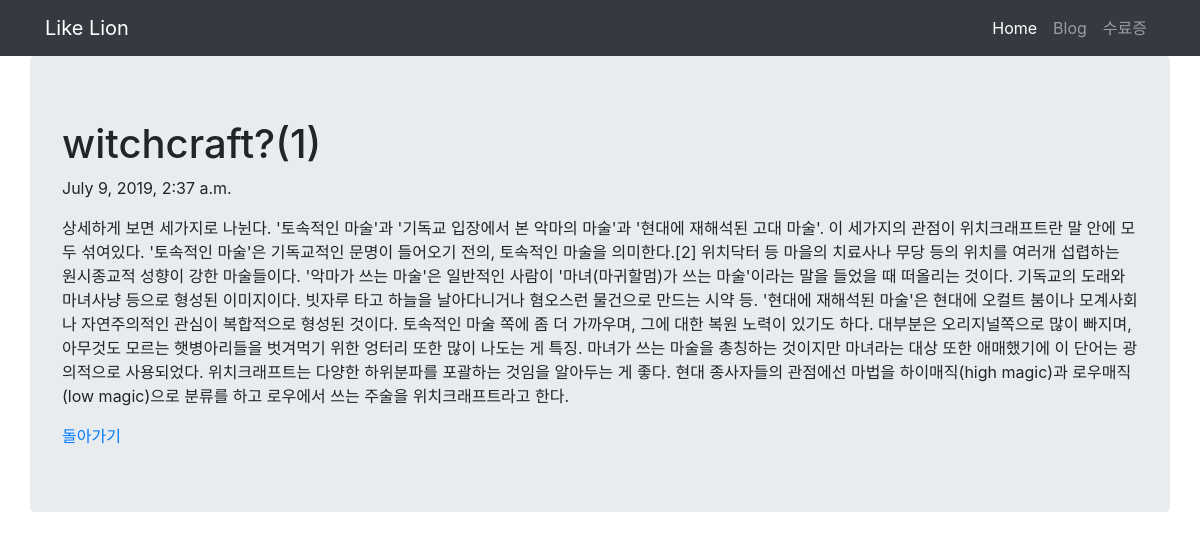
Page /blog/1/ on the committed database.
### blog/models.py (models this page shows, shortened)
class Blog(models.Model):
    title = models.CharField(max_length=200)
    pub_date = models.DateTimeField('date published')
    body = models.TextField()

### blog/views.py (the view)
# urls.py: path('blog/<int:blog_id>/', blog.views.detail, name="detail"),
def detail(request, blog_id):
    blog_detail = get_object_or_404(Blog, pk=blog_id)
    return render(request, 'detail.html', {'blog': blog_detail})

### blog/templates/detail.html (shortened to what this page needs)
<!DOCTYPE html>
<html lang="en">
<head>
    <link rel="stylesheet" href="https://stackpath.bootstrapcdn.com/bootstrap/4.1.3/css/bootstrap.min.css"
>
</head>
<body>
    <nav class="navbar navbar-expand-lg navbar-dark bg-dark">
        <div class="container">
            <a class="navbar-brand" href="{% url 'home' %}">Like Lion</a>
            <div class="collapse navbar-collapse" id="navbarNavAltMarkup">
                <div class="navbar-nav ml-auto">
                    <a class="nav-item nav-link active" href="{% url 'home' %}">Home</span></a>
                    <a class="nav-item nav-link" href="#">Blog</a>
                    <a class="nav-item nav-link" href="#">수료증</a>
                </div>
            </div>
        </div>
    </nav>
    <div class="container jumbotron">
        <h1>{{ blog.title }}</h1>
        <p>{{ blog.pub_date }}</p>
        <p>{{ blog.body }}</p>
        <a href="{% url 'home' %}">돌아가기</a>
    </div>
</body>
</html>

### rows in the picture
Blog: title "witchcraft?(1)", pub_date "July 9, 2019, 2:37 a.m.", body "상세하게 보면 세가지로 나뉜다. '토속적인 마술'과 '기독교 입장에서 본 악마의 마술'과 '현대에 재해석된 고대 마술'. 이 세가지의 관점이 위치크래프트란 말 안에 모두 섞여있다. '토속적인 마술'은 기독교적인 문명이 들어오기 전의, 토속적인 마술을 의미한다.[2] 위치닥터 등 마을의 치료사나 무당 등의 위치를 여러개 섭렵하는 원시종교적 성향이 강한 마술들이다. '악마가 쓰는 마술'은 일반적인 사람이 '마녀(마귀할멈)가 쓰는 마술'이라는 말을 들었을 때 떠올리는 것이다. 기독교의 도래와 마녀사냥 등으로 형성된 이미지이다. 빗자루 타고 하늘을 날아다니거나 혐오스런 물건으로 만드는 시약 등. '현대에 재해석된 마술'은 현대에 오컬트 붐이나 모계사회나 자연주의적인 관심이 복합적으로 형성된 것이다. 토속적인 마술 쪽에 좀 더 가까우며, 그에 대한 복원 노력이 있기도 하다. 대부분은 오리지널쪽으로 많이 빠지며, 아무것도 모르는 햇병아리들을 벗겨먹기 위한 엉터리 또한 많이 나도는 게 특징. 마녀가 쓰는 마술을 총칭하는 것이지만 마녀라는 대상 또한 애매했기에 이 단어는 광의적으로 사용되었다. 위치크래프트는 다양한 하위분파를 포괄하는 것임을 알아두는 게 좋다. 현대 종사자들의 관점에선 마법을 하이매직(high magic)과 로우매직(low magic)으로 분류를 하고 로우에서 쓰는 주술을 위치크래프트라고 한다."
